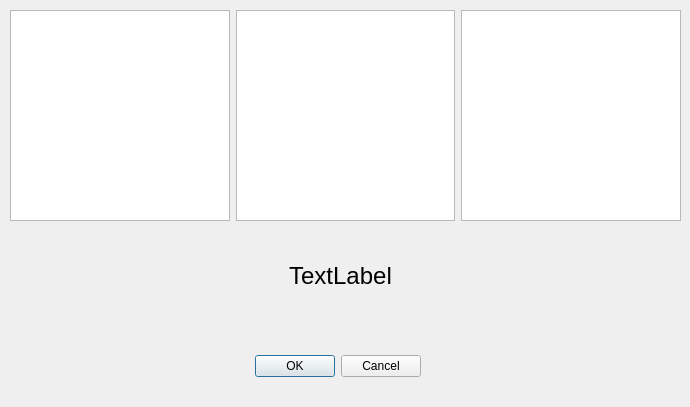
<?xml version="1.0" encoding="UTF-8"?>
<ui version="4.0">
 <class>Dialog</class>
 <widget class="QDialog" name="Dialog">
  <property name="geometry">
   <rect>
    <x>0</x>
    <y>0</y>
    <width>690</width>
    <height>407</height>
   </rect>
  </property>
  <property name="windowTitle">
   <string>Dialog</string>
  </property>
  <widget class="QDialogButtonBox" name="buttonBox">
   <property name="geometry">
    <rect>
     <x>250</x>
     <y>350</y>
     <width>171</width>
     <height>32</height>
    </rect>
   </property>
   <property name="orientation">
    <enum>Qt::Horizontal</enum>
   </property>
   <property name="standardButtons">
    <set>QDialogButtonBox::Cancel|QDialogButtonBox::Ok</set>
   </property>
  </widget>
  <widget class="QLabel" name="label1">
   <property name="geometry">
    <rect>
     <x>20</x>
     <y>250</y>
     <width>641</width>
     <height>51</height>
    </rect>
   </property>
   <property name="font">
    <font>
     <pointsize>18</pointsize>
    </font>
   </property>
   <property name="autoFillBackground">
    <bool>false</bool>
   </property>
   <property name="text">
    <string>TextLabel</string>
   </property>
   <property name="alignment">
    <set>Qt::AlignCenter</set>
   </property>
  </widget>
  <widget class="QWidget" name="horizontalLayoutWidget_2">
   <property name="geometry">
    <rect>
     <x>10</x>
     <y>10</y>
     <width>671</width>
     <height>211</height>
    </rect>
   </property>
   <layout class="QHBoxLayout" name="horizontalLayout_2">
    <item>
     <widget class="QListWidget" name="listWidget_1"/>
    </item>
    <item>
     <widget class="QListWidget" name="listWidget_2"/>
    </item>
    <item>
     <widget class="QListWidget" name="listWidget_3"/>
    </item>
   </layout>
  </widget>
 </widget>
 <resources/>
 <connections>
  <connection>
   <sender>buttonBox</sender>
   <signal>accepted()</signal>
   <receiver>Dialog</receiver>
   <slot>accept()</slot>
   <hints>
    <hint type="sourcelabel">
     <x>248</x>
     <y>254</y>
    </hint>
    <hint type="destinationlabel">
     <x>157</x>
     <y>274</y>
    </hint>
   </hints>
  </connection>
  <connection>
   <sender>buttonBox</sender>
   <signal>rejected()</signal>
   <receiver>Dialog</receiver>
   <slot>reject()</slot>
   <hints>
    <hint type="sourcelabel">
     <x>316</x>
     <y>260</y>
    </hint>
    <hint type="destinationlabel">
     <x>286</x>
     <y>274</y>
    </hint>
   </hints>
  </connection>
 </connections>
</ui>
